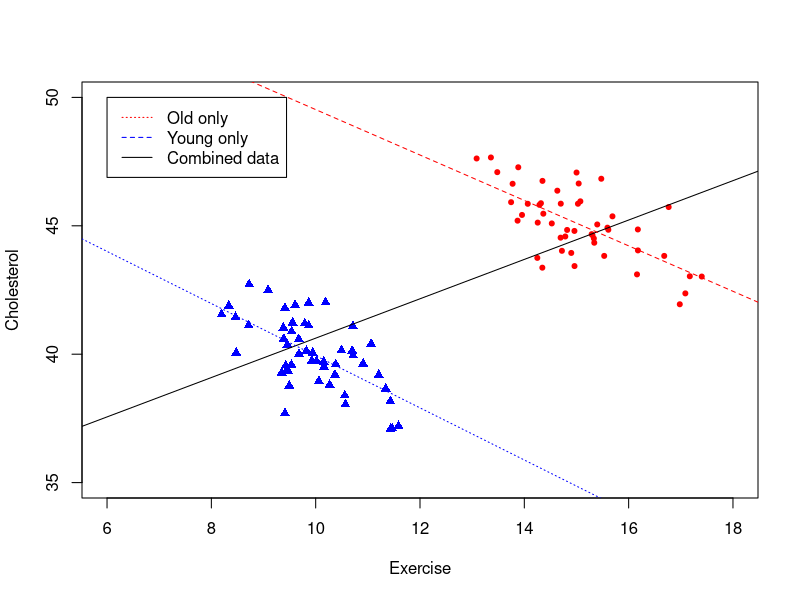
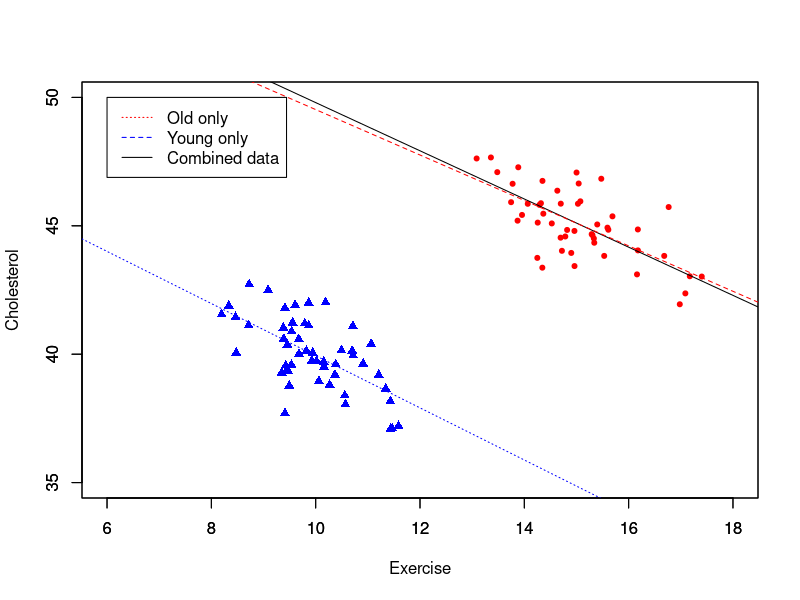
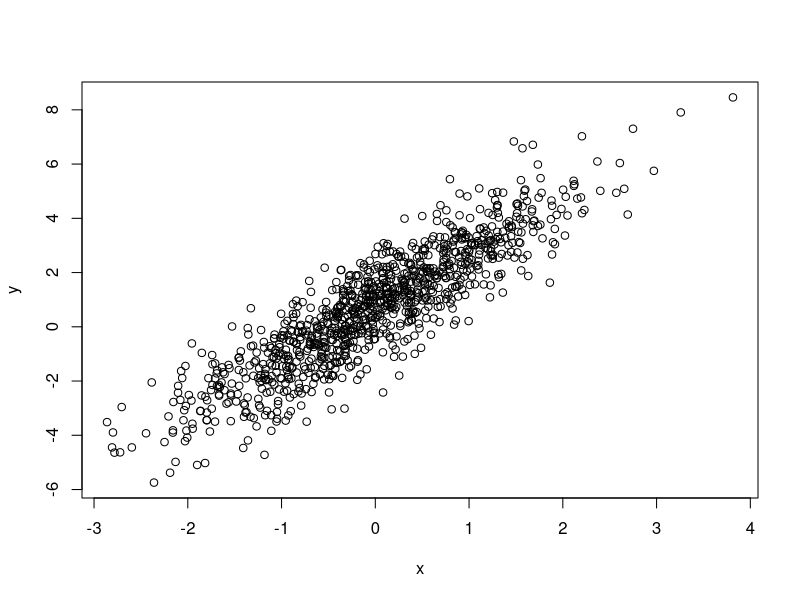
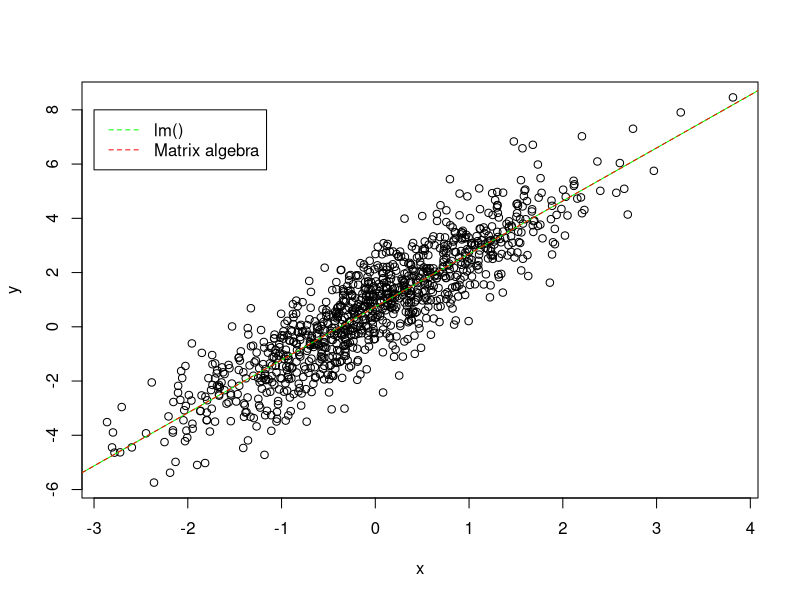
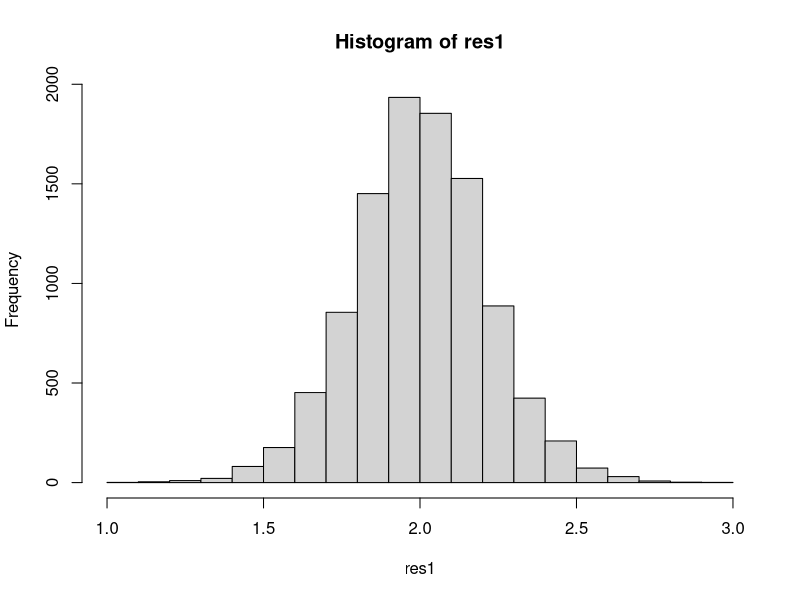
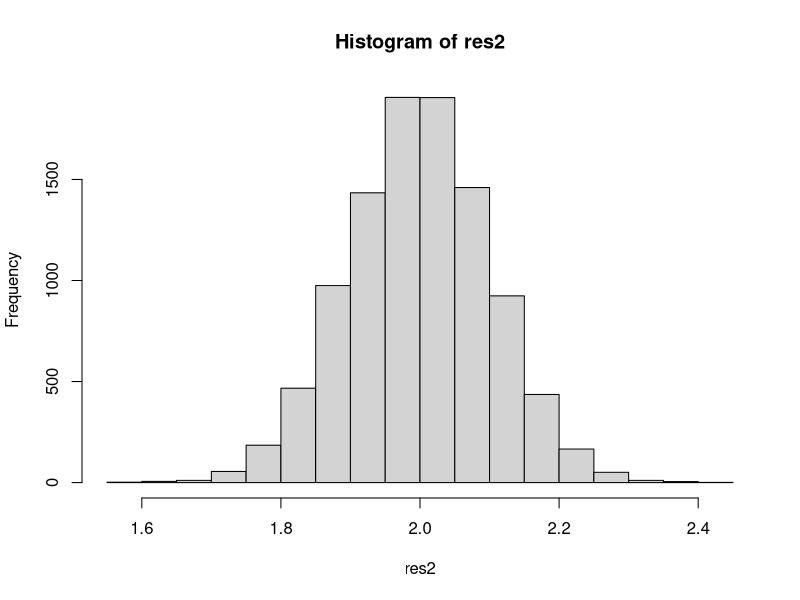
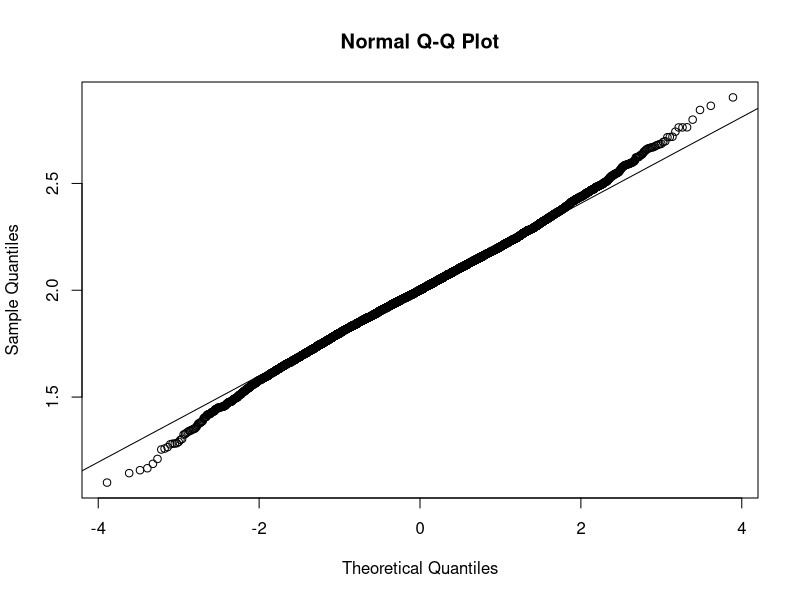
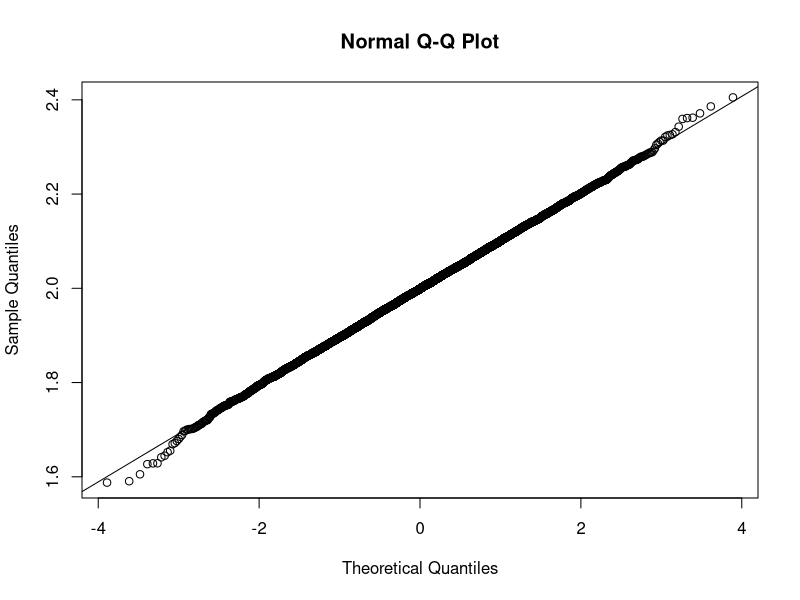

Reproduce these figures in R, in order.
## ---- chunk 1
knitr::opts_chunk$set(echo = TRUE)
## ---- chunk 2
library(Matrix) # Matrix operations
library(MASS) # For Moore-Penrose pseudo-inverse ginv()
A = matrix(c(1,1,2,2),nrow=2)
B = matrix(c(1,1,2,2,1,2),nrow=3)
C = matrix(c(1,1,2,0),nrow=2)
D = matrix(c(1,2,3,2,0,2),nrow=3)
rankMatrix(A)
rankMatrix(B)
rankMatrix(C)
rankMatrix(D)
## ---- chunk 3
df = read.csv("exercise_and_cholesterol.csv")
old_df = df[df$Age=="Old",]
young_df = df[df$Age=="Young",]

attach(df)
plot(Cholesterol ~ Exercise,col=ifelse(Age=="Old","red","blue"),
     pch=ifelse(Age=="Old",20,17),ylim=c(35,50),xlim=c(6,18))

all_model = lm(Cholesterol ~ Exercise, data=df)
young_model = lm(Cholesterol ~ Exercise, data=young_df)
old_model = lm(Cholesterol ~ Exercise, data=old_df)
abline(all_model$coefficients[1],all_model$coefficients[2], lty="solid")
abline(young_model$coefficients[1],young_model$coefficients[2], lty="dotted",col="blue")
abline(old_model$coefficients[1],old_model$coefficients[2], lty="dashed",col="red")
legend(6, 50, legend=c("Old only", "Young only","Combined data"),
       col=c("red", "blue","black"), lty=c("dotted","dashed","solid"), cex=1)
## ---- chunk 4
plot(young_df$Cholesterol ~ young_df$Exercise,col="blue",pch=17,ylim=c(35,50),xlim=c(6,18),xlab="",ylab="")
par(new=TRUE)
plot(old_df$Cholesterol ~ old_df$Exercise,col="red",pch=20,ylim=c(35,50),xlim=c(6,18),xlab="Exercise",ylab="Cholesterol")

all_model = lm(Cholesterol ~ Exercise + Age, data=df)
young_model = lm(Cholesterol ~ Exercise, data=young_df)
old_model = lm(Cholesterol ~ Exercise, data=old_df)
abline(all_model$coefficients[1],all_model$coefficients[2], lty="solid")
abline(young_model$coefficients[1],young_model$coefficients[2], lty="dotted",col="blue")
abline(old_model$coefficients[1],old_model$coefficients[2], lty="dashed",col="red")
legend(6, 50, legend=c("Old only", "Young only","Combined data"),
       col=c("red", "blue","black"), lty=c("dotted","dashed","solid"), cex=1)

## ---- chunk 5
set.seed(37)
# Data generation
x = rnorm(1000) # Sample 1000 points from N(0, 1)
e = rnorm(1000)
y = 0.7 + 2*x + e
plot(y ~ x)
## ---- chunk 6
# Use lm()
model = lm(y ~ x)
summary(model)
# y = 0.734 + 1.954 * x
## ---- chunk 7
# Use matrix algebra
X = cbind(rep(1,1000),x) # Add bias(constant for intercept) to data matrix
Y = y
beta_h = ginv(t(X)%*%X)%*%t(X)%*%Y
beta_h # \beta0 = 0.734, \beta1 = 1.954

plot(y ~ x)
abline(model$coefficients[1],model$coefficients[2],col="green")
abline(beta_h[1],beta_h[2],col="red",lty="dashed")
legend(-3,8,legend=c("lm()", "Matrix algebra"),col=c("green","red"),lty=c("dashed","dashed"))
## ---- chunk 8
X = cbind(rep(1,1000), x)
Y = y
# Objective function
fun = function(beta) {
  sum((Y - X%*%beta)^2)
}
# Start optimization with random initialization
optim(runif(2),fun) # \beta0 = 0.734, \beta1 = 1.954
## ---- chunk 9
beta1 = cov(x,y)/var(x)
beta0 = mean(y) - beta1*mean(x)
beta0 # 0.734
beta1 # 1.954
## ---- chunk 10
set.seed(37)
S = 10000
single_loop = function(N) {
  x = rnorm(N)
  e = rnorm(N)
  Y = 0.7 + 2*x + e
  X = cbind(rep(1,N),x)
  beta_h = ginv(t(X)%*%X)%*%t(X)%*%Y
  beta1 = beta_h[2]
}
vec_loop = Vectorize(single_loop)


res1 = vec_loop(rep(25,S))
hist(res1)
res2 = vec_loop(rep(100,S))
hist(res2)
mean(res1) # 2.002271
mean(res2) # 1.998513
var(res1) # 0.04465469
var(res2) # 0.01046778
t.test(res1, res2, alternative = "two.sided", var.equal = FALSE) # p-value = 0.1095

# Test normality
library(nortest)
#Anderson-Darling normality test
ad.test(res1) # p-value = 2.064e-08
qqnorm(res1)
qqline(res1)

ad.test(res1) # p-value = 2.064e-08
qqnorm(res2)
qqline(res2)
## ---- chunk 11
set.seed(37)
S = 10000
single_loop = function(N) {
  x = rnorm(N)
  e = runif(N)
  Y = 0.7 + 2*x + e
  X = cbind(rep(1,N),x)
  beta_h = ginv(t(X)%*%X)%*%t(X)%*%Y
  beta1 = beta_h[2]
}
vec_loop = Vectorize(single_loop)

res1 = vec_loop(rep(25,S))
hist(res1)
res2 = vec_loop(rep(100,S))
hist(res2)
mean(res1) # 1.999372
mean(res2) # 2.000016
var(res1) # 0.003772373
var(res2) # 0.0008630136
t.test(res1, res2, alternative = "two.sided", var.equal = FALSE) # p-value = 0.3446

#Anderson-Darling normality test
ad.test(res1) # p-value = 0.4207
qqnorm(res1)
qqline(res1)

ad.test(res1) # p-value = 0.4207
qqnorm(res2)
qqline(res2)
## ---- chunk 12
set.seed(37)
S = 10000
single_loop = function(N) {
  x = rnorm(N)
  e = rcauchy(N)
  Y = 0.7 + 2*x + e
  X = cbind(rep(1,N),x)
  beta_h = ginv(t(X)%*%X)%*%t(X)%*%Y
  beta1 = beta_h[2]
}
vec_loop = Vectorize(single_loop)

res1 = vec_loop(rep(25,S))
hist(res1)
res2 = vec_loop(rep(100,S))
hist(res2)
mean(res1) # 1.907382x
mean(res2) # -1.599096
var(res1) # 3427.213
var(res2) # 29851.75
t.test(res1, res2, alternative = "two.sided", var.equal = FALSE) # p-value = 0.05461

#Anderson-Darling normality test
ad.test(res1) # p-value = 2.2e-16
qqnorm(res1)
qqline(res1)

ad.test(res1) # p-value = 2.2e-16
qqnorm(res2)
qqline(res2)
## ---- chunk 13
library(numDeriv)

obj_func = function(r, x0=10000,p=250, n=60) {
  # Iteration method to calculate xn
  x = x0
  for(i in 1:n) {
    x = x*(1+r) - p
  }
  res = x
}

analytical_func = function(r, x0=10000,p=250, n=60) {
  # Close form of xn
  xn = x0*(1+r)^n + p*(1-(1+r)^n)/r
}

bisection_method = function(f,left,right,tol=1e-10,n=1000) {
  if(sign(f(left))==sign(f(right))) {
    print("Bad Initial Points!")
    stop()
  }
  
  history = right
  for (i in 1:n) {
    mid = (left+right)/2
    if (f(mid)==0) {
      history = c(history,mid)
      res = list('optim r' = mid, 'iterations' = i,'history'=history)
      return(res)
    } else if (sign(f(mid))==sign(f(right))) {
      right = mid
      history = c(history,right)
    } else {
      left = mid
      history = c(history,left)
    }
    
    if(abs(left-right) < tol) {
      res = list('optim r' = mid, 'iterations' = i,'history'=history)
      return(res)
    }
  }
  print("Maximum number of iteration reached")
  res = list('optim r' = mid, 'iterations' = i,'history'=history)
  return(res)
}

newton_method = function(f, r0, tol=1e-8,n=1000) {
  history = r0
  for(i in 1:n) {
    deriv = genD(func = f, x = r0)$D
    r1 = r0 - f(r0)/deriv[1]
    history = c(history,r1)
    if(abs(r1-r0) < tol) {
      res = list('optim r' = r1, 'iterations' = i,'history'=history)
      return(res)
    }
    r0 = r1
  }
  print("Maximum number of iteration reached")
  res = list('optim r' = r1, 'iterations' = i,'history'=history)
  return(res)
}

sol1 = newton_method(obj_func, 0.01)
sol1$`optim r`
sol2 = newton_method(analytical_func, 0.02)
sol3 = newton_method(analytical_func, 0.03)
sol4 = bisection_method(obj_func, 0.01, 0.025)
sol5 = bisection_method(analytical_func, 0.01, 0.015)

mat = cbind(sol1$history,sol2$history,sol3$history)
maxLen = nrow(mat)
plot(1:length(sol5$history),sol5$history,type="b",pch=20,col="blue",ylim=c(0.01,0.03),xlab="iterations",ylab="r")
abline(sol1$`optim r`,0,col="red")
lines(1:length(sol2$history),sol2$history,type="b",pch=20,col="red")
lines(1:length(sol1$history),sol1$history,type="b",pch=20,col="green")
lines(1:length(sol4$history),sol4$history,type="b",pch=20,col="purple")
lines(1:length(sol3$history),sol3$history,type="b",pch=20,col="orange")
## ---- chunk 14
set.seed(37)

invSampling = function(N) {
  # Returns a vector of N elements sampled by inversion.
  return(runif(N)^(1/3))
}

hist(invSampling(10^6))
## ---- chunk 15
set.seed(37)

revenue = function(x,y) {
  return(y*(log(x)+1)-y^2*sqrt(1-x^4))
}

X = invSampling(1000000)
expectedReturn = function(y) {
  # Compute expected return given y
  N = 1000000
  #X = invSampling(N)
  Y = rep(y,N)
  
  # Take mean of 10^6 sampled return to approximate expectation
  res = sum(mapply(revenue, X, Y))/N
}
## ---- chunk 16
# take y from 0 to 1 with step 0.01
y = seq(0,1,0.01)
#returns = sapply(y,expectedReturn)
## ---- chunk 17
#plot(returns ~ y, type="l")
#abline(0,0)
## ---- chunk 18
newton_optim = function(f, x0, tol=1e-10, n=1000, maximize=FALSE) {
  if(maximize) {
    f = function(x) {-1*f(x)}
  }
  history = x0
  
  for(i in 1:n) {
    deriv = genD(func=f, x=x0)$D
    x1 = x0 - deriv[1]/deriv[2]
    history = c(history, x1)
    if(abs(x1 - x0) < tol) {
      return(list(`optim x`=x1, `iterations`=i, `history`=history))
    }
    # Continue iteration
    x0 = x1
  }
  print("Maximum number of iteration reached")
  return(list(`optim x`=x1, `iterations`=i, `history`=history))
}

#optimize(function(y){-1*expectedReturn(y)},c(0,1))
# 0.4637619
#newton_optim(expectedReturn, 0)
# 0.4637619
